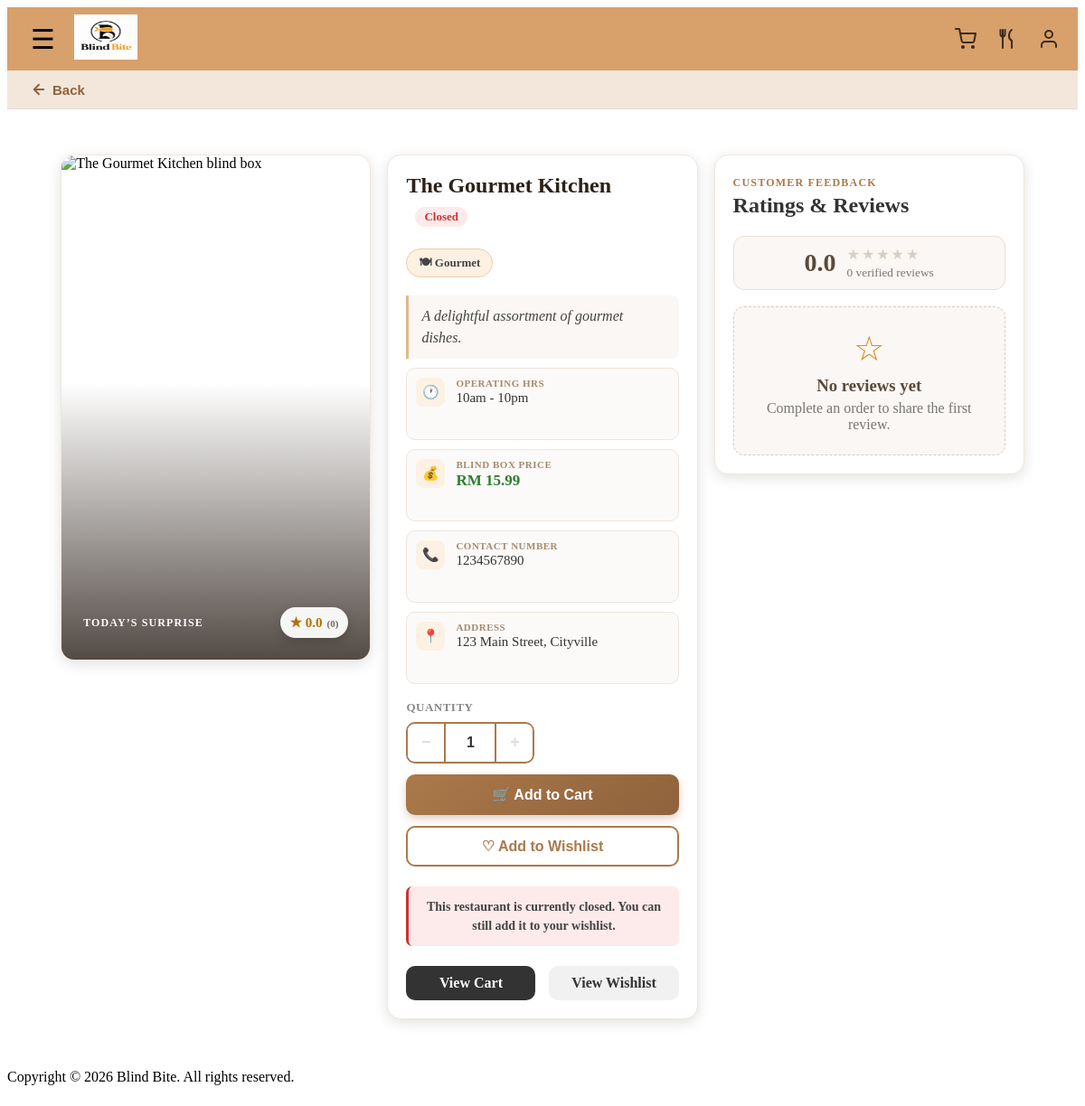
The page /pages/details.php?restaurant=The+Gourmet+Kitchen on the database its author committed.
### tables this page shows
CREATE TABLE restaurants (
    restaurant_name VARCHAR(100) PRIMARY KEY,
    restaurant_address VARCHAR(100) NOT NULL UNIQUE,
    restaurant_opening_hours TIME NOT NULL,
    restaurant_closing_hours TIME NOT NULL,
    restaurant_phone_number VARCHAR(20) NOT NULL UNIQUE,
    blind_box_price DECIMAL(10,2) NOT NULL,
    blind_box_description TEXT NOT NULL,
    blind_box_image VARCHAR(255) DEFAULT NULL,
    blind_box_food_category TEXT NOT NULL
);

### includes/restaurant_image.php (called while the page is built, shortened)
<?php
function restaurant_image_url(?string $filename): string
{
    $default_url = BASE_URL . '/images/BBbox.png';
    if (!$filename || basename($filename) !== $filename) {
        return $default_url;
    }
    return BASE_URL . '/images/restaurants/' . rawurlencode($filename);
}
?>

### pages/details.php (the view, shortened to what this page needs)
<?php
include '../config/db_connect.php';
require_once '../includes/restaurant_image.php';
$restaurant_name = isset($_GET['restaurant'])
    ? $_GET['restaurant']
    : '';
$sql = "
    SELECT *
    FROM restaurants
    WHERE restaurant_name = ?
";
$stmt = $conn->prepare($sql);
$stmt->bind_param(
    "s",
    $restaurant_name
);
$stmt->execute();
$result = $stmt->get_result();
if ($result->num_rows === 1) {
    $restaurant = $result->fetch_assoc();
} else {
    $restaurant = null;
}
$reviews = [];
$average_rating = 0.0;
    ?>
    <?php
include '../includes/header.php';
include '../includes/navigation.php';
?>
<link rel="stylesheet" href="../css/status.css">
<link rel="stylesheet" href="../css/details.css">
<main class="details-page">
    <div class="details-overview-grid">
        <?php if ($restaurant) : ?>
            <div class="details-image-wrap">
                <img
                    src="<?php echo htmlspecialchars(restaurant_image_url($restaurant['blind_box_image'] ?? null)); ?>"
                    width="200"
                    height="150"
                    alt="<?php echo htmlspecialchars($restaurant['restaurant_name']); ?> blind box"
                >
                <div class="details-image-overlay">
                    <span class="details-surprise-label">Today’s surprise</span>
                    <span class="details-rating-chip">
                        ★ <?php echo number_format($average_rating, 1); ?>
                        <small>(<?php echo count($reviews); ?>)</small>
                    </span>
                </div>
            </div>
            <div class="details-info">
                <h1>
                    <span class="details-title">
                        <?php
                        echo htmlspecialchars(
                            $restaurant['restaurant_name']
                        );
                        ?>
                    </span>
                    <span
                        id="restaurantStatusBadge"
                        class="status-badge"
                        data-opening="<?php echo htmlspecialchars($restaurant['restaurant_opening_hours']); ?>"
                        data-closing="<?php echo htmlspecialchars($restaurant['restaurant_closing_hours']); ?>"
                    ><span class="status-dot"></span>Checking...</span>
                </h1>
                <p class="details-category-badge">
                    🍽
                    <?php
                    echo htmlspecialchars(
                        $restaurant['blind_box_food_category']
                    );
                    ?>
                </p>
                <p class="details-description">
                    <?php
                    echo htmlspecialchars(
                        $restaurant[
                            'blind_box_description'
                        ]
                    );
                    ?>
                </p>
                <div class="details-meta">
                    <div class="meta-row">
                        <span class="meta-icon">🕐</span>
                        <div class="meta-text">
                            <span class="meta-label">Operating Hrs</span>
                            <span class="meta-value">
                                <?php
                                echo htmlspecialchars(
                                    strtolower(date('ga', strtotime($restaurant['restaurant_opening_hours'])))
                                    . ' - ' .
                                    strtolower(date('ga', strtotime($restaurant['restaurant_closing_hours'])))
                                );
                                ?>
                            </span>
                        </div>
                    </div>
                    <div class="meta-row">
                        <span class="meta-icon">💰</span>
                        <div class="meta-text">
                            <span class="meta-label">Blind Box Price</span>
                            <span class="meta-value meta-price">
                                RM
                                <?php
                                echo number_format(
                                    $restaurant['blind_box_price'],
                                    2
                                );
                                ?>
                            </span>
                        </div>
                    </div>
                    <div class="meta-row">
                        <span class="meta-icon">📞</span>
                        <div class="meta-text">
                            <span class="meta-label">Contact Number</span>
                            <span class="meta-value">
                                <?php
                                echo htmlspecialchars(
                                    $restaurant['restaurant_phone_number']
                                );
                                ?>
                            </span>
                        </div>
                    </div>
                    <div class="meta-row">
                        <span class="meta-icon">📍</span>
                        <div class="meta-text">
                            <span class="meta-label">Address</span>
                            <span class="meta-value">
                                <?php
                                echo htmlspecialchars(
                                    $restaurant['restaurant_address']
                                );
                                ?>
                            </span>
                        </div>
                    </div>
                </div>
                <div class="action-buttons">
                    <form method="POST" id="addToCartForm">
                        <div class="quantity-selector">
                            <span class="quantity-label">Quantity</span>
                            <div class="quantity-controls">
                                <button
                                    type="button"
                                    class="qty-btn qty-minus"
                                    aria-label="Decrease quantity"
                                >
                                    −
                                </button>
                                <input
                                    type="number"
                                    name="quantity"
                                    id="quantityInput"
                                    class="qty-input"
                                    value="1"
                                    min="1"
                                    readonly
                                >
                                <button
                                    type="button"
                                    class="qty-btn qty-plus"
                                    aria-label="Increase quantity"
                                >
                                    +
                                </button>
                            </div>
                        </div>
                        <button
                            type="submit"
                            name="add_to_cart"
                            class="add-cart-btn"
                        >
                            🛒 Add to Cart
                        </button>
                    </form>
                    <form method="POST">
                        <button
                            type="submit"
                            name="add_to_wishlist"
                            class="wishlist-btn"
                        >
                            ♡ Add to Wishlist
                        </button>
                    </form>
                    <p id="cartClosedMessage" class="cart-closed-message">
                        This restaurant is currently closed. You can still add it to your wishlist.
                    </p>
                </div>
                <div class="view-buttons">
                    <a
                        href="cart.php"
                        class="view-cart-btn"
                    >
                        View Cart
                    </a>
                    <a
                        href="wishlist.php"
                        class="view-wishlist-btn"
                    >
                        View Wishlist
                    </a>
                </div>
            </div>
        <?php else : ?>
            <h1>
                Restaurant not found
            </h1>
        <?php endif; ?>
    <?php if ($restaurant) : ?>
        <section class="restaurant-reviews">
            <div class="reviews-heading">
                <div>
                    <span class="reviews-eyebrow">Customer feedback</span>
                    <h2>Ratings &amp; Reviews</h2>
                </div>
                <div class="rating-summary">
                    <strong><?php echo number_format($average_rating, 1); ?></strong>
                    <div>
                        <span class="summary-stars" aria-hidden="true">
                            <?php for ($star = 1; $star <= 5; $star++) : ?>
                                <span class="<?php echo $star <= round($average_rating) ? 'is-filled' : ''; ?>">★</span>
                            <?php endfor; ?>
                        </span>
                        <small>
                            <?php echo count($reviews); ?>
                            <?php echo count($reviews) === 1 ? 'verified review' : 'verified reviews'; ?>
                        </small>
                    </div>
                </div>
            </div>
            <?php if (empty($reviews)) : ?>
                <div class="no-reviews">
                    <span aria-hidden="true">☆</span>
                    <h3>No reviews yet</h3>
                    <p>Complete an order to share the first review.</p>
                </div>
            <?php endif; ?>
        </section>
    <?php endif; ?>
    </div>
</main>
<?php
include '../includes/footer.php';
?>

### css/status.css (style rules this page uses)
.status-badge { display:inline-block; margin-left:10px; padding:3px 10px; border-radius:12px; font-size:13px; font-weight:bold; vertical-align:middle; background:#eee; color:#666; }
.status-closed { background:#fdeaea; color:#d32f2f; }

### rows shown on the page
restaurants: restaurant_name "The Gourmet Kitchen", blind_box_food_category "Gourmet", blind_box_description "A delightful assortment of gourmet dishes.", restaurant_opening_hours+restaurant_closing_hours "10am - 10pm", blind_box_price "15.99", restaurant_phone_number "1234567890", restaurant_address "123 Main Street, Cityville"

### other values the page prints
$average_rating "0.0"
count($reviews) "0"
